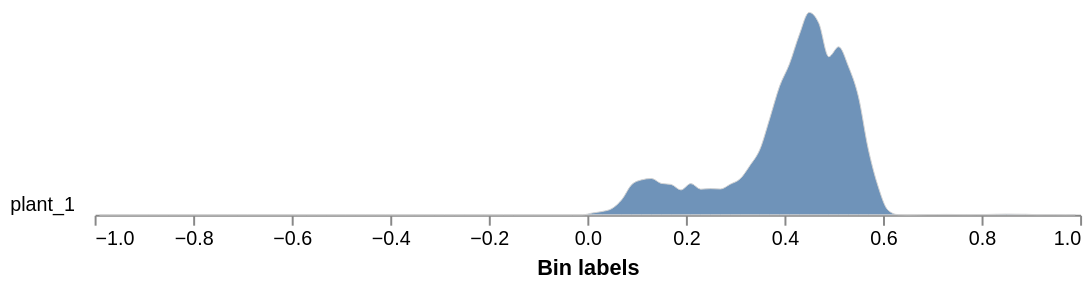

Notebook code for this chart:
### Code cell
# Graph the histogram of the spectral index, masking so that you only have the plant
# min_bin/max_bin set the expected value range for the histogram bins; widen these if you see a range warning
ndvi_output=pcv.analyze.spectral_index(index_img=ndvi_index, labeled_mask=kept_mask,
                           min_bin=-1, max_bin=1, label="plant")

### Figure 1 — Vega-Lite specification as saved in the notebook (floating-point values rounded to 4 significant figures)
{"config": {"view": {"continuousWidth": 300, "continuousHeight": 300, "stroke": null}, "axis": {"grid": false}, "facet": {"columns": 1, "spacing": 0}, "title": {"anchor": "end"}}, "data": {"name": "data-7dc34f3d0d94d6b3faedd16898ce4245"}, "facet": {"field": "sample", "header": {"labelAngle": 0, "labelAlign": "left", "labelOrient": "left"}, "title": null, "type": "nominal"}, "spec": {"mark": {"type": "area", "fillOpacity": 0.8, "interpolate": "monotone", "stroke": "lightgray", "strokeWidth": 0.5}, "encoding": {"x": {"field": "label", "title": "Bin labels", "type": "quantitative"}, "y": {"axis": null, "field": "value", "scale": {"range": [10, -100]}, "type": "quantitative"}}, "height": 10, "width": 500}, "bounds": "flush", "$schema": "https://vega.github.io/schema/vega-lite/v5.20.1.json", "datasets": {"data-7dc34f3d0d94d6b3faedd16898ce4245": [{"sample": "plant_1", "value": 0.0, "label": -0.99}, {"sample": "plant_1", "value": 0.0, "label": -0.97}, {"sample": "plant_1", "value": 0.0, "label": -0.95}, {"sample": "plant_1", "value": 0.0, "label": -0.93}, {"sample": "plant_1", "value": 0.0, "label": -0.91}, {"sample": "plant_1", "value": 0.0, "label": -0.89}, {"sample": "plant_1", "value": 0.0, "label": -0.87}, {"sample": "plant_1", "value": 0.0, "label": -0.85}, {"sample": "plant_1", "value": 0.0, "label": -0.83}, {"sample": "plant_1", "value": 0.0, "label": -0.81}, {"sample": "plant_1", "value": 0.0, "label": -0.79}, {"sample": "plant_1", "value": 0.0, "label": -0.77}, {"sample": "plant_1", "value": 0.0, "label": -0.75}, {"sample": "plant_1", "value": 0.0, "label": -0.73}, {"sample": "plant_1", "value": 0.0, "label": -0.71}, {"sample": "plant_1", "value": 0.0, "label": -0.69}, {"sample": "plant_1", "value": 0.0, "label": -0.67}, {"sample": "plant_1", "value": 0.0, "label": -0.65}, {"sample": "plant_1", "value": 0.0, "label": -0.63}, {"sample": "plant_1", "value": 0.0, "label": -0.61}, {"sample": "plant_1", "value": 0.0, "label": -0.59}, {"sample": "plant_1", "value": 0.0, "label": -0.57}, {"sample": "plant_1", "value": 0.0, "label": -0.55}, {"sample": "plant_1", "value": 0.0, "label": -0.53}, {"sample": "plant_1", "value": 0.0, "label": -0.51}, {"sample": "plant_1", "value": 0.0, "label": -0.49}, {"sample": "plant_1", "value": 0.0, "label": -0.47}, {"sample": "plant_1", "value": 0.0, "label": -0.45}, {"sample": "plant_1", "value": 0.0, "label": -0.43}, {"sample": "plant_1", "value": 0.0, "label": -0.41}, {"sample": "plant_1", "value": 0.0, "label": -0.39}, {"sample": "plant_1", "value": 0.0, "label": -0.37}, {"sample": "plant_1", "value": 0.0, "label": -0.35}, {"sample": "plant_1", "value": 0.0, "label": -0.33}, {"sample": "plant_1", "value": 0.0, "label": -0.31}, {"sample": "plant_1", "value": 0.0, "label": -0.29}, {"sample": "plant_1", "value": 0.0, "label": -0.27}, {"sample": "plant_1", "value": 0.0, "label": -0.25}, {"sample": "plant_1", "value": 0.0, "label": -0.23}, {"sample": "plant_1", "value": 0.0, "label": -0.21}, {"sample": "plant_1", "value": 0.0, "label": -0.19}, {"sample": "plant_1", "value": 0.0, "label": -0.17}, {"sample": "plant_1", "value": 0.0, "label": -0.15}, {"sample": "plant_1", "value": 0.0, "label": -0.13}, {"sample": "plant_1", "value": 0.0, "label": -0.11}, {"sample": "plant_1", "value": 0.0, "label": -0.09}, {"sample": "plant_1", "value": 0.0, "label": -0.07}, {"sample": "plant_1", "value": 0.0, "label": -0.05}, {"sample": "plant_1", "value": 0.0, "label": -0.03}, {"sample": "plant_1", "value": 0.0, "label": -0.01}, {"sample": "plant_1", "value": 0.08456, "label": 0.01}, {"sample": "plant_1", "value": 0.1547, "label": 0.03}, {"sample": "plant_1", "value": 0.2924, "label": 0.05}, {"sample": "plant_1", "value": 0.7026, "label": 0.07}, {"sample": "plant_1", "value": 1.394, "label": 0.09}, {"sample": "plant_1", "value": 1.613, "label": 0.11}, {"sample": "plant_1", "value": 1.678, "label": 0.13}, {"sample": "plant_1", "value": 1.451, "label": 0.15}, {"sample": "plant_1", "value": 1.403, "label": 0.17}, {"sample": "plant_1", "value": 1.151, "label": 0.19}, {"sample": "plant_1", "value": 1.441, "label": 0.21}, {"sample": "plant_1", "value": 1.185, "label": 0.23}, {"sample": "plant_1", "value": 1.209, "label": 0.25}, {"sample": "plant_1", "value": 1.192, "label": 0.27}, {"sample": "plant_1", "value": 1.414, "label": 0.29}, {"sample": "plant_1", "value": 1.662, "label": 0.31}, {"sample": "plant_1", "value": 2.279, "label": 0.33}, {"sample": "plant_1", "value": 3.016, "label": 0.35}, {"sample": "plant_1", "value": 4.436, "label": 0.37}, {"sample": "plant_1", "value": 5.926, "label": 0.39}, {"sample": "plant_1", "value": 6.953, "label": 0.41}, {"sample": "plant_1", "value": 8.301, "label": 0.43}, {"sample": "plant_1", "value": 9.337, "label": 0.45}, {"sample": "plant_1", "value": 8.826, "label": 0.47}, {"sample": "plant_1", "value": 7.293, "label": 0.49}, {"sample": "plant_1", "value": 7.75, "label": 0.51}, {"sample": "plant_1", "value": 6.839, "label": 0.53}, {"sample": "plant_1", "value": 5.469, "label": 0.55}, {"sample": "plant_1", "value": 3.049, "label": 0.57}, {"sample": "plant_1", "value": 1.318, "label": 0.59}, {"sample": "plant_1", "value": 0.2213, "label": 0.61}, {"sample": "plant_1", "value": 0.009896, "label": 0.63}, {"sample": "plant_1", "value": 0.0, "label": 0.65}, {"sample": "plant_1", "value": 0.005398, "label": 0.67}, {"sample": "plant_1", "value": 0.01439, "label": 0.69}, {"sample": "plant_1", "value": 0.01529, "label": 0.71}, {"sample": "plant_1", "value": 0.01979, "label": 0.73}, {"sample": "plant_1", "value": 0.01439, "label": 0.75}, {"sample": "plant_1", "value": 0.0117, "label": 0.77}, {"sample": "plant_1", "value": 0.01439, "label": 0.79}, {"sample": "plant_1", "value": 0.01619, "label": 0.81}, {"sample": "plant_1", "value": 0.02699, "label": 0.83}, {"sample": "plant_1", "value": 0.03419, "label": 0.85}, {"sample": "plant_1", "value": 0.02969, "label": 0.87}, {"sample": "plant_1", "value": 0.02609, "label": 0.89}, {"sample": "plant_1", "value": 0.009896, "label": 0.91}, {"sample": "plant_1", "value": 0.01259, "label": 0.93}, {"sample": "plant_1", "value": 0.0117, "label": 0.95}, {"sample": "plant_1", "value": 0.008996, "label": 0.97}, {"sample": "plant_1", "value": 0.0108, "label": 0.99}]}}
